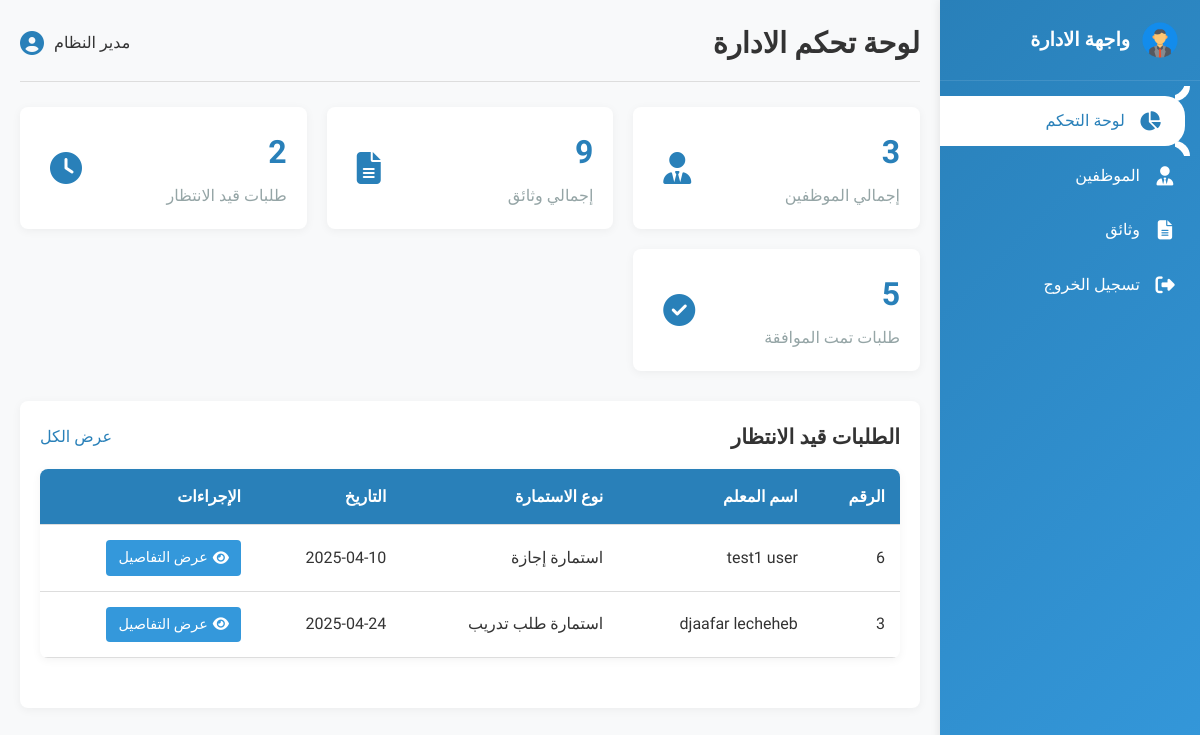
The page /admin/dashboard (signed in) on the database as committed earlier.
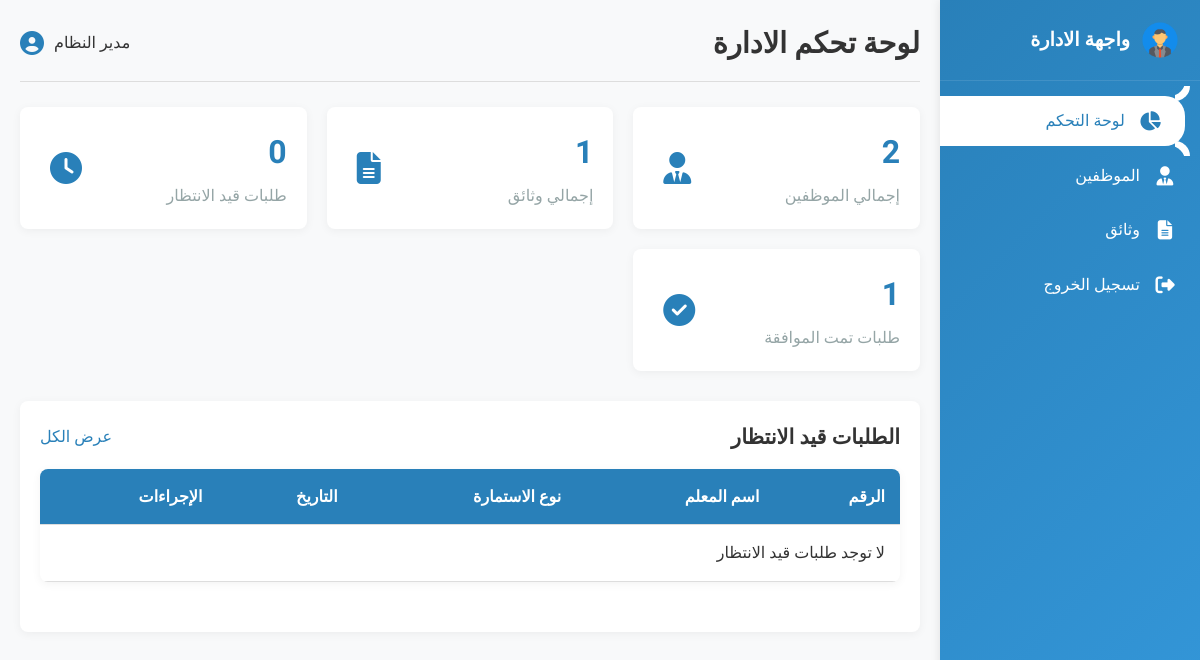
The same page on the database as committed later.
### tables this page shows
CREATE TABLE form_requests (
            id INTEGER PRIMARY KEY AUTOINCREMENT,
            teacher_id INTEGER,
            form_type TEXT,
            reason TEXT,
            date TEXT,
            status TEXT DEFAULT 'pending',
            approval_date TEXT,
            form_path TEXT,
            admin_notes TEXT,
            FOREIGN KEY (teacher_id) REFERENCES teachers (id)
        );

CREATE TABLE teachers (
            id INTEGER PRIMARY KEY AUTOINCREMENT,
            username TEXT UNIQUE,
            password TEXT,
            name TEXT,
            years_taught TEXT,
            email TEXT,
            phone TEXT,
            is_admin INTEGER DEFAULT 0
        );

### teacher_form2.py (the view)
    def decorated_function(*args, **kwargs):
        if 'user_id' not in session:
            flash('يرجى تسجيل الدخول أولاً', 'error')
            return redirect(url_for('login'))
        if not session.get('is_admin'):
            flash('غير مصرح لك بالوصول إلى هذه الصفحة', 'error')
            return redirect(url_for('home'))
        return f(*args, **kwargs)

### teacher_form2.py (called while the page is built)
def admin_required(f):
    def decorated_function(*args, **kwargs):
        if 'user_id' not in session:
            flash('يرجى تسجيل الدخول أولاً', 'error')
            return redirect(url_for('login'))
        if not session.get('is_admin'):
            flash('غير مصرح لك بالوصول إلى هذه الصفحة', 'error')
            return redirect(url_for('home'))
        return f(*args, **kwargs)
    decorated_function.__name__ = f.__name__
    return decorated_function

### templates/admin_dashboard.html (shortened to what the changed rows need)
<!DOCTYPE html>
<html lang="ar" dir="rtl">
<head>
    <link rel="stylesheet" href="/static/css/admin.css">
    <link rel="stylesheet" href="https://cdnjs.cloudflare.com/ajax/libs/font-awesome/6.4.0/css/all.min.css">
</head>
<body>
    <div class="admin-container">
        <div class="sidebar">
            <div class="logo">
                <h2>واجهة الادارة</h2>
            </div>
        </div>
        <div class="main-content">
            <div class="header">
                <h1>لوحة تحكم الادارة</h1>
            </div>
            <div class="dashboard-cards">
                <div class="card">
                    <div class="card-content">
                        <div class="number">{{ teacher_count }}</div>
                        <div class="card-name">إجمالي الموظفين</div>
                    </div>
                </div>
                <div class="card">
                    <div class="card-content">
                        <div class="number">{{ stats.total_forms }}</div>
                        <div class="card-name">إجمالي وثائق</div>
                    </div>
                </div>
                <div class="card">
                    <div class="card-content">
                        <div class="number">{{ stats.pending_forms }}</div>
                        <div class="card-name">طلبات قيد الانتظار</div>
                    </div>
                </div>
                <div class="card">
                    <div class="card-content">
                        <div class="number">{{ stats.approved_forms }}</div>
                        <div class="card-name">طلبات تمت الموافقة</div>
                    </div>
                </div>
            </div>
            <div class="recent-section">
                <div class="section-header">
                    <h2>الطلبات قيد الانتظار</h2>
                </div>
                <div class="table-container">
                    <table>
                        <thead>
                            <tr>
                                <th>الرقم</th>
                                <th>اسم المعلم</th>
                                <th>نوع الاستمارة</th>
                                <th>التاريخ</th>
                                <th>الإجراءات</th>
                            </tr>
                        </thead>
                        <tbody>
                            {% if pending_requests %}
                                {% for request in pending_requests %}
                                    <tr>
                                        <td>{{ request.id }}</td>
                                        <td>{{ request.teacher_name }}</td>
                                        <td>{{ request.form_type }}</td>
                                        <td>{{ request.date }}</td>
                                        <td>
                                            <a href="{{ url_for('admin_form_details', form_id=request.id) }}" class="action-btn">
                                                <i class="fas fa-eye"></i> عرض التفاصيل
                                            </a>
                                        </td>
                                    </tr>
                                {% endfor %}
                            {% else %}
                                <tr>
                                    <td colspan="5">لا توجد طلبات قيد الانتظار</td>
                                </tr>
                            {% endif %}
                        </tbody>
                    </table>
                </div>
            </div>
        </div>
    </div>
</body>
</html>

Rows that differ between the two databases and show on the page:
removed form_requests: id "6", teacher_name "test1 user", form_type "استمارة إجازة", date "2025-04-10"
removed form_requests: id "3", teacher_name "djaafar lecheheb", form_type "استمارة طلب تدريب", date "2025-04-24"
Other text that changed with them:
{{ teacher_count }}: "3" → "2"
{{ stats.total_forms }}: "9" → "1"
{{ stats.pending_forms }}: "2" → "0"
{{ stats.approved_forms }}: "5" → "1"
text now shown: "لا توجد طلبات قيد الانتظار"
